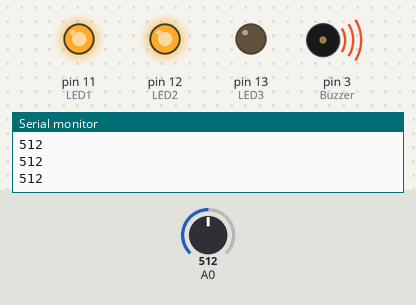
A sketch run on a simulated Arduino Uno, built with avr-gcc and run on an emulated ATmega328P. On the bench: output pins drawn as LEDs (lit = HIGH), buzzer (waves = sounding), the last lines printed to the serial monitor. Inputs (shaded band) come from the test bench; at power-on: A0 = 512.

Above: at 0.9 s.
1.3 s: A0 set to 568
4.3 s: A0 set to 590
At 4.51 s:
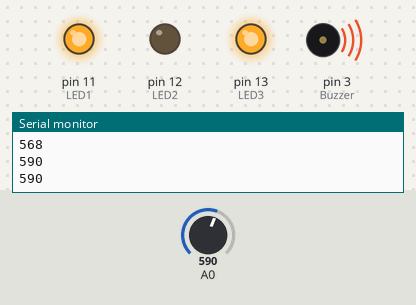
7.3 s: A0 set to 428
At 7.82 s:
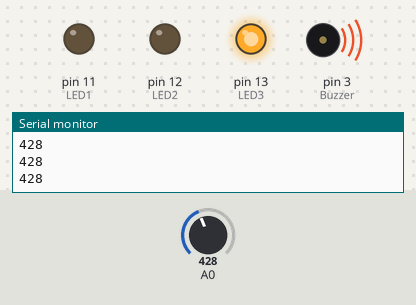
10.3 s: A0 set to 308
13.3 s: A0 set to 279
At 13.54 s:
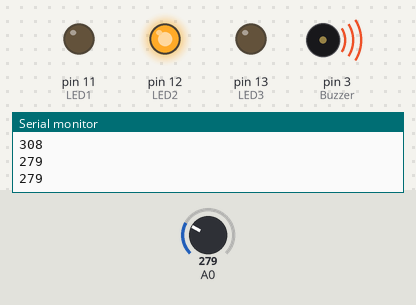
16.3 s: A0 set to 302
At 16.85 s:
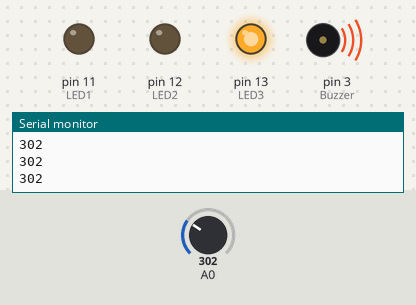
Timing chart, 0 to 19.3 s (numbered marks = the images above; inputs shaded):
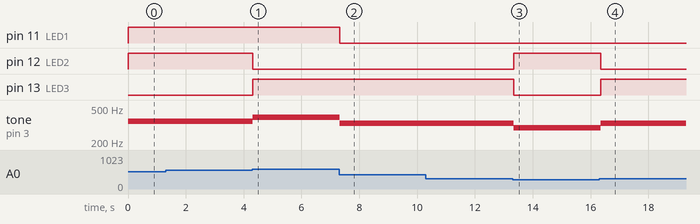

Measured:
- the behaviour switches between 583 and 584 on A0 (found by bisection; images 0 and 1)
- the behaviour switches between 292 and 291 on A0 (found by bisection; images 2 and 3)
- after the input at 4.3 s, pin 12 (LED2): HIGH → LOW at once; pin 13 (LED3): LOW → HIGH at once; tone on pin 3 (Buzzer): 349 Hz → 392 Hz at once
- after the input at 7.3 s, pin 11 (LED1): HIGH → LOW at once; tone on pin 3 (Buzzer): 392 Hz → 330 Hz at once
- after the input at 13.3 s, pin 12 (LED2): LOW → HIGH at once; pin 13 (LED3): HIGH → LOW at once; tone on pin 3 (Buzzer): 330 Hz → 294 Hz at once
- after the input at 16.3 s, pin 12 (LED2): HIGH → LOW after 0.05 s; pin 13 (LED3): LOW → HIGH after 0.05 s; tone on pin 3 (Buzzer): 294 Hz → 330 Hz after 0.05 s

The sketch:

ders_9_potansiyometre_ile_led_kontrol_2.ino
```cpp
// Mucit Akademisi Tekrar Notları
// Bu kodun amacı: Potansiyometreyi çevirince 11,12,13 LED'leri ve buzzer ile 7 nota çalmaktır.

void setup() {
  pinMode(11, OUTPUT); // LED1
  pinMode(12, OUTPUT); // LED2
  pinMode(13, OUTPUT); // LED3
  pinMode(3, OUTPUT);  // Buzzer
  Serial.begin(9600);
}

void loop() {
  int potValue = analogRead(A0);  // Potansiyometreyi oku (0-1023)
  Serial.println(potValue);

  if (potValue < 146) {           // 0-145 → DO
    digitalWrite(11, HIGH);
    digitalWrite(12, LOW);
    digitalWrite(13, LOW);
    tone(3, 262, 100);            // DO
  }
  else if (potValue < 292) {      // 146-291 → RE
    digitalWrite(11, LOW);
    digitalWrite(12, HIGH);
    digitalWrite(13, LOW);
    tone(3, 294, 100);            // RE
  }
  else if (potValue < 438) {      // 292-437 → MI
    digitalWrite(11, LOW);
    digitalWrite(12, LOW);
    digitalWrite(13, HIGH);
    tone(3, 330, 100);            // MI
  }
  else if (potValue < 584) {      // 438-583 → FA
    digitalWrite(11, HIGH);
    digitalWrite(12, HIGH);
    digitalWrite(13, LOW);
    tone(3, 349, 100);            // FA
  }
  else if (potValue < 730) {      // 584-729 → SOL
    digitalWrite(11, HIGH);
    digitalWrite(12, LOW);
    digitalWrite(13, HIGH);
    tone(3, 392, 100);            // SOL
  }
  else if (potValue < 876) {      // 730-875 → LA
    digitalWrite(11, LOW);
    digitalWrite(12, HIGH);
    digitalWrite(13, HIGH);
    tone(3, 440, 100);            // LA
  }
  else {                          // 876-1023 → SI
    digitalWrite(11, HIGH);
    digitalWrite(12, HIGH);
    digitalWrite(13, HIGH);
    tone(3, 494, 100);            // SI
  }

  delay(100); // küçük bekleme
}
```
